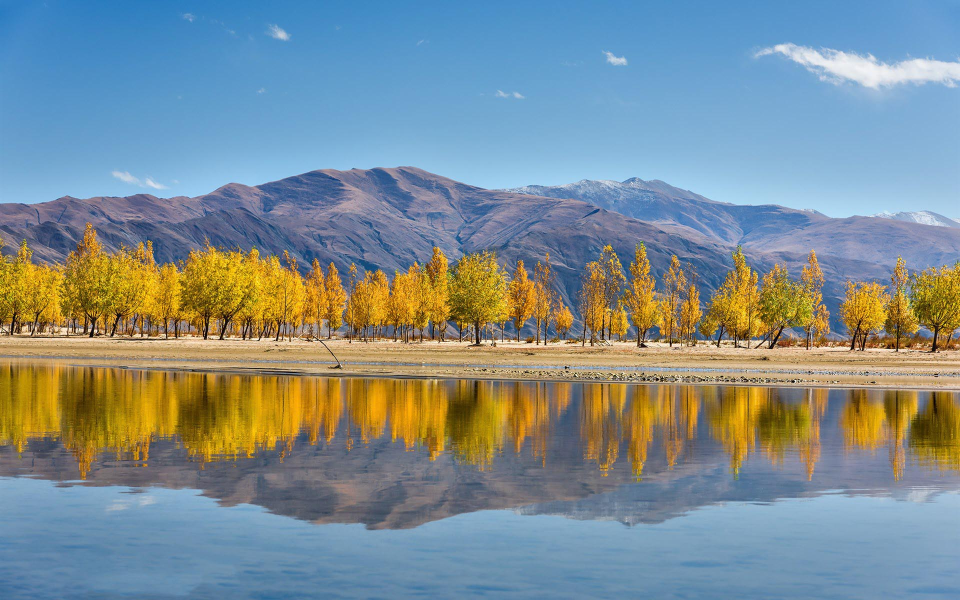
#> input picture test.jpg, 1920 x 1200 px (shown at 1/2 size)
$ python dct8x8.py   (Python 2 division)
#> lines starting #> are read from the running program, lines starting #| are printed output that depends on the picture
import cv2
import numpy as np
import matplotlib.pyplot as plt

block_width=8
dct_arg=1

img = cv2.imread("./test.jpg",0)
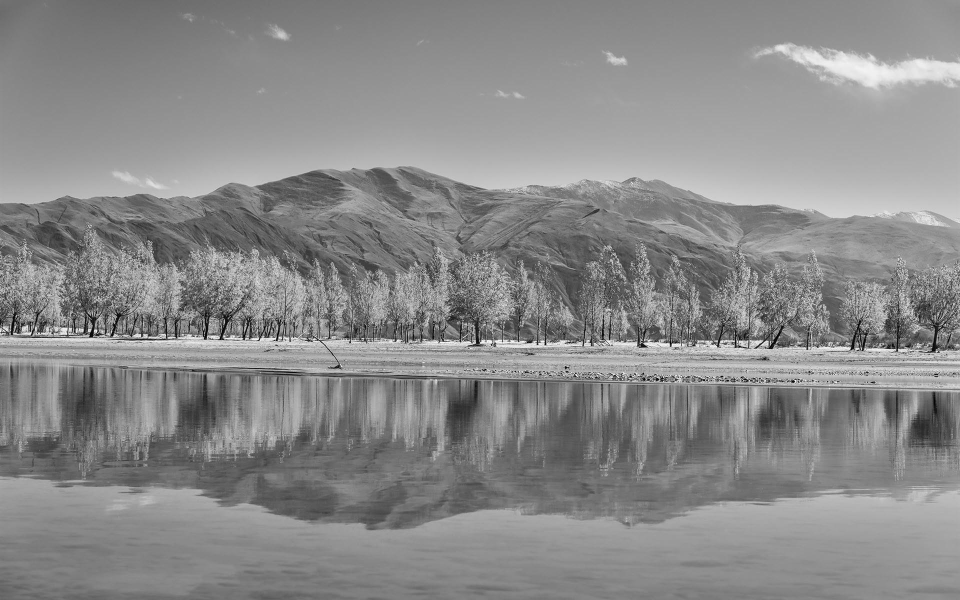
#> img: shape (1200, 1920) (shown at 1/2 size); min 0, max 255, mean 137.5
img_float = img.astype('float')

x_block_count=img.shape[0]/block_width
#> x_block_count = 150
y_block_count=img.shape[1]/block_width
#> y_block_count = 240
print("block count: %sx%s"%(x_block_count,y_block_count))
#| block count: 150x240

idct_img_recor=np.zeros(img.shape)
for y_num in range(0, y_block_count):
    for x_num in range(0, x_block_count):
        x_offset=x_num*block_width
        y_offset=y_num*block_width
        block_img=img_float[x_offset:x_offset+block_width,y_offset:y_offset+block_width]

        #dct
        block_img_dct=cv2.dct(block_img)
        recor_tmp1=block_img_dct[0:dct_arg,0:dct_arg]
        recor_tmp2=np.zeros(block_img.shape)
        recor_tmp2[0:dct_arg,0:dct_arg]=recor_tmp1

        #idct
        block_img_idct=cv2.idct(recor_tmp2)
        idct_img_recor[x_offset:x_offset+block_width,y_offset:y_offset+block_width]=block_img_idct

plt.subplot(221)
plt.imshow(img,'gray')

plt.subplot(222)
plt.imshow(idct_img_recor,'gray')
plt.show()
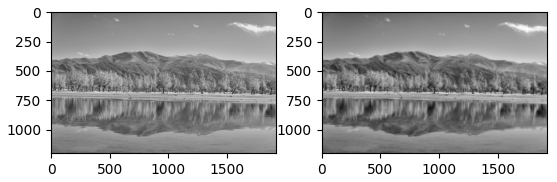
#> figure drawn by matplotlib, 2 panels
